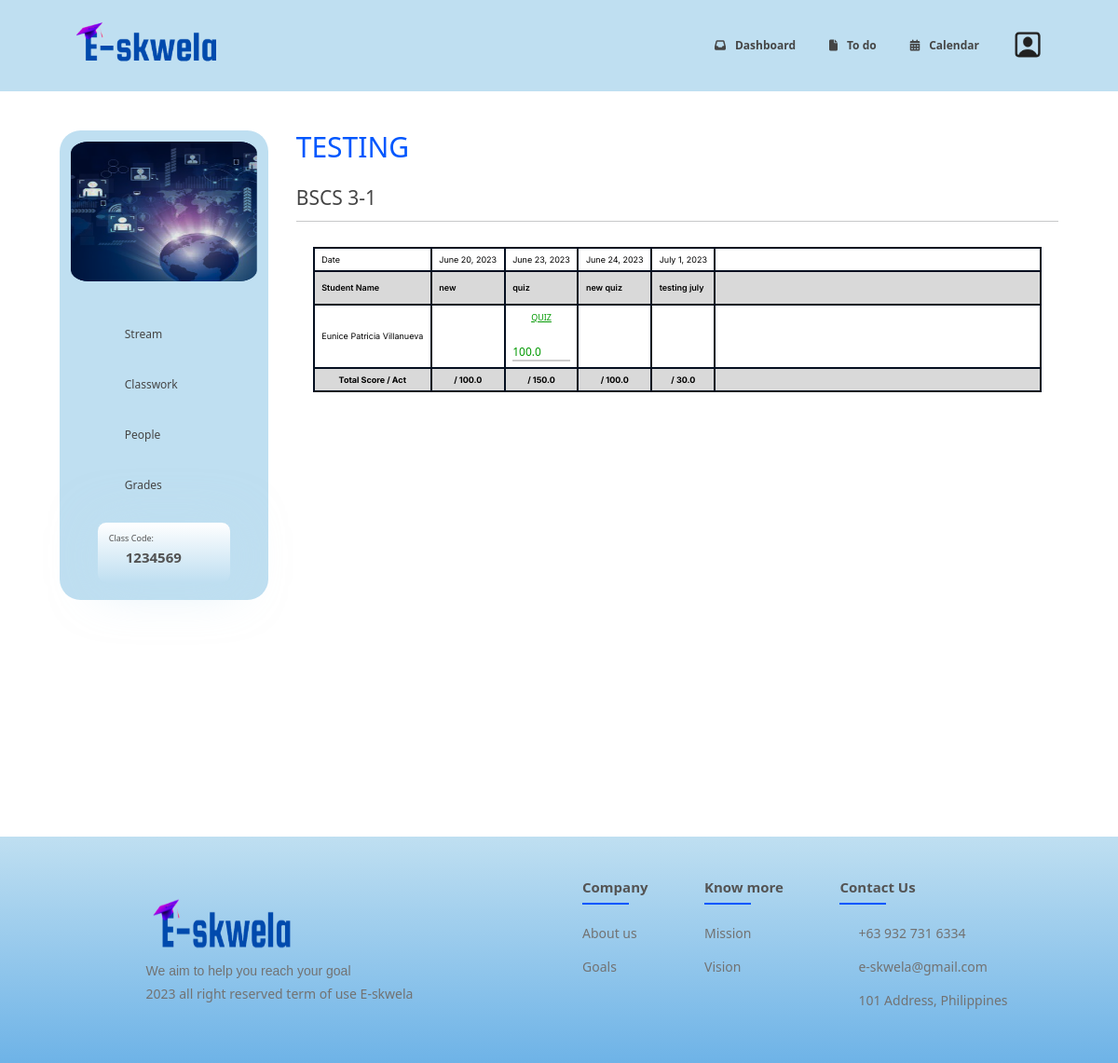
Screenshot of /instructor/mark/8 with the database file from the repository.
### educ_web/models.py (models this page shows, shortened)
class Course(models.Model):
    name = models.CharField(max_length=64)
    section = models.CharField(max_length=64, blank=True)
    course_code = models.CharField(max_length=64, null=True, blank=True)
    room = models.CharField(max_length=64, blank=True)
    banner = models.ImageField(upload_to="course/", blank=True) # if none then use the default course image
    classcode = models.CharField(max_length=10, null=True)
    instructor = models.ForeignKey(User, related_name="instruct_course", on_delete=models.CASCADE)
    students = models.ManyToManyField(User, related_name="enrolled", blank=True)

class Task(models.Model):
    CATEGORY = [
        ('ASSIGNMENT', 'Assignment'),
        ('QUIZ', 'Quiz'),
        ('MATERIAL', 'Material'),
    ]
    type = models.CharField(max_length=20, choices=CATEGORY)
    title = models.CharField(max_length=64)
    instruction = models.TextField()
    score = models.FloatField(null=True, blank=True)
    due_date_time = models.DateTimeField(null=True, blank=True)
    date_time = models.DateTimeField(auto_now_add=True, editable=False, null=True)
    course = models.ForeignKey(Course, related_name="task", null=True, on_delete=models.CASCADE)

class User(AbstractUser):
    first_name = models.CharField(max_length=20, blank=True)
    last_name = models.CharField(max_length=20, blank=True)
    profile_picture = models.ImageField(upload_to="users/", null=True, blank=True)

class Submission(models.Model):
    student_name = models.ForeignKey(User, related_name="submission", on_delete=models.CASCADE)
    course = models.ForeignKey(Course, related_name="submission", on_delete=models.CASCADE)
    task = models.ForeignKey(Task, related_name="submission", on_delete=models.CASCADE)
    submission_date = models.DateTimeField(auto_now_add=True, editable=False)
    submission_status = models.BooleanField(default=False)
    attached_file = models.FileField(upload_to=f"submission/{course.name}", blank=True)
    student_grade = models.FloatField(blank=True, null=True)

### educ_web/views.py (the view)
# urls.py: path("instructor/mark/<int:course_id>", views.instruct_mark, name="instruct_mark"),
def instruct_mark(request, course_id):
    course = Course.objects.get(pk=course_id)
    tasks = course.task.all()
    students = course.students.all()
    return render(request, 'main/I_course/I_course_marks.html', {
        "course": course,
    })

### educ_web/templates/main/I_course/I_course_marks.html (shortened to what this page needs)
{% extends 'main/I_course/I_course_stream.html' %}
{% load static %}
{% block instruct_stream_course %}
    <div class="marks-table-container">
        <table class="marks-main-table">
            <tbody>
                <tr class="date-row">
                    <td>
                        <div class="date-title">
                            Date
                        </div>
                    </td>
                    {% for task in course.task.all %}
                        {% if task.type != "MATERIAL" %}
                            <td>
                                <div class="act-date">
                                    {{ task.due_date_time.date }}
                                </div>
                            </td>
                        {% endif %}
                    {% endfor %}
                    <td></td>
                </tr>
                <tr id="heading-row">
                    <td>
                        <div class="marks-main-heading">
                            Student Name
                        </div>
                    </td>
                    {% for task in course.task.all %}
                        {% if task.type != "MATERIAL" %}
                            <td>
                                <div class="marks-main-heading">
                                    {{ task.title }}
                                </div>
                            </td>
                        {% endif %}
                    {% endfor %}
                    <td></td>
                </tr>
                {% for student in course.students.all %}
                    <tr class="student-context-row">
                        <td>
                            <div class="student-name">
                                {% if student.first_name and student.last_name %}
                                    {{ student.first_name }} {{ student.last_name }}
                                {% else %}
                                    {{ student.username }}
                                {% endif %}
                            </div>
                        </td>
                        {% for task in course.task.all %}
                            {% if task.type != "MATERIAL" %}
                                <td>
                                    <div class="student-main-score">
                                        {% for submission in student.submission.all %}
                                            {% for task_submission in task.submission.all %}
                                                {% if submission == task_submission and submission.student_grade %}
                                                    <center><a href="{{ submission.attached_file.url }}" class="attach-file-link">{{ submission.task.title | upper }}</a></center>
                                                    <br />
                                                    <input type="text" class="score-input {{ student.id }}-{{ course.id }}-{{ task.id }}" form="mark-act" name="score" value="{{ submission.student_grade }}" min="0">
                                                {% elif submission == task_submission %}
                                                    <input type="text" class="score-input {{ student.id }}-{{ course.id }}-{{ task.id }}" form="mark-act" name="score" min="0">
                                                {% endif %}
                                            {% endfor %}
                                        {% endfor %}
                                    </div>
                                </td>
                            {% endif %}
                        {% endfor %}
                        <td></td>
                    </tr>
                {% endfor %}
                <tr id="row-score-container">
                    <td>
                        <div class="act-score-container">
                            Total Score / Act
                        </div>
                    </td>
                    {% for task in course.task.all %}
                        {% if task.type != "MATERIAL" %}
                            <td>
                                <div class="act-score">
                                    / {{ task.score }}
                                </div>
                            </td>
                        {% endif %}
                    {% endfor %}
                    <td></td>
                </tr>
            </tbody>
        </table>
    </div>
{% endblock %}

### educ_web/templates/main/I_course/I_course_stream.html (shortened to what this page needs)
{% extends 'main/S_home/S_home.html' %}
{% load static %}
{% block script %}
    <link href="{% static 'I_course/I_course_stream.css' %}" rel="stylesheet">
    <link rel="stylesheet" href="https://cdn.jsdelivr.net/npm/flatpickr/dist/flatpickr.min.css">
    <link rel="stylesheet" href="https://cdnjs.cloudflare.com/ajax/libs/font-awesome/6.4.0/css/all.min.css">
{% endblock %}
{% block body %}
    <div class="indiv-course-external">
        <div class="indiv-course-internal">
            <div class="nav-course-container">
                <div class="course-image-container">
                    {% if course.banner %}
                        <img src="{{ course.banner.url }}" alt="Chosen Course Picture" class="main-course-img">
                    {% else %}
                        <img src="{% static 'images/d6.png' %}" alt="Chosen Course Picture" class="main-course-img">
                    {% endif %}
                </div>
                <div class="nav-pages-container">
                    <a href="{% url 'instruct_stream' course_id=course.id %}">
                        <div class="nav-pages-external-container">
                            <div class="nav-pages-internal-container">
                                <span class="icon-nav-pages-container">
                                </span>
                                <div class="nav-pages-main-text">
                                    Stream
                                </div>
                            </div>
                        </div>
                    </a>
                    <a href="{% url 'instruct_classwork' course_id=course.id %}">
                        <div class="nav-pages-external-container">
                            <div class="nav-pages-internal-container">
                                <span class="icon-nav-pages-container">
                                </span>
                                <div class="nav-pages-main-text">
                                    Classwork
                                </div>
                            </div>
                        </div>
                    </a>
                    <a href="{% url 'instruct_people' course_id=course.id %}">
                        <div class="nav-pages-external-container">
                            <div class="nav-pages-internal-container">
                                <span class="icon-nav-pages-container">
                                </span>
                                <div class="nav-pages-main-text">
                                    People
                                </div>
                            </div>
                        </div>
                    </a>
                    <a href="{% url 'instruct_mark' course_id=course.id %}">
                        <div class="nav-pages-external-container">
                            <div class="nav-pages-internal-container">
                                <span class="icon-nav-pages-container">
                                </span>
                                <div class="nav-pages-main-text">
                                    Grades
                                </div>
                            </div>
                        </div>
                    </a>
                    <div class="instruct-classcode-container">
                        <h5>
                            Class Code:
                        </h5>
                        <h1>
                            {{ course.classcode }}
                        </h1>
                    </div>
                </div>
            </div>
            <div class="course-body-container">
                <div class="course-heading-container">
                    <span class="course-main-title-heading">
                        {% if course.code %}
                            <h1>
                                {{ course.code | upper }} : {{ course.name | upper }}
                            </h1>
                        {% else %}
                            <h1>
                                {{ course.name | upper }}
                            </h1>
                        {% endif %}
                    </span>
                    <br/>
                    <span class="course-section-title-heading">
                        <h3>
                            {{ course.section | upper }}
                        </h3>
                    </span>
                    <hr>
                </div>
                {% block instruct_stream_course %}{% endblock %}
            </div>
        </div>
    </div>
{% endblock %}

### educ_web/static/footer/footer.css (style rules this page uses)
* { margin: 0; padding: 0; box-sizing: border-box; }
:root { --main-bg-color: #bfdff1; --main-font-color: #3443cf; --border-color: #1e1e1e; --button-disabled: #7d9dba; --table-border: 1vw; --blue: #0057FE; --lightblue: #BFDFF1; --white: #ffffffff; --gray: #454545; --lightgray: #877F7F; }
html { transition: all 200ms ease-in 0ms; font-size: 12px; }
html, body { margin: 0px; }

### rows the page displays
Course: classcode "1234569", name "TESTING", section "BSCS 3-1"
Task: due_date_time "June 20, 2023", title "new", score "100.0"
Task: due_date_time "June 23, 2023", title "quiz", score "150.0"
Task: due_date_time "June 24, 2023", title "new quiz", score "100.0"
Task: due_date_time "July 1, 2023", title "testing july", score "30.0"
User: first_name "Eunice Patricia", last_name "Villanueva"
Submission: task "QUIZ", score "100.0"
